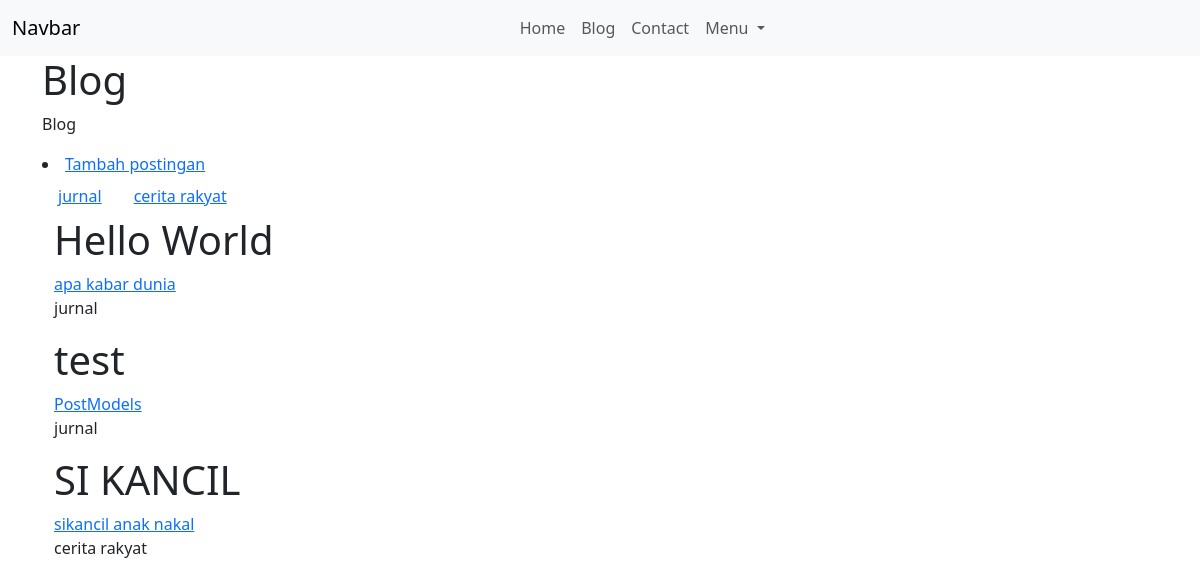
Screenshot of /blog/ with the database file from the repository.
### blog/models.py (models this page shows, shortened)
class PostModel(models.Model):
    judul = models.CharField(max_length=50)
    isi = models.TextField()
    category = models.CharField(max_length=100)
    publish = models.DateTimeField(auto_now_add=True)
    update = models.DateTimeField(auto_now=True)
    slug = models.SlugField(blank=True, editable=False)

### blog/views.py (the view)
def index(request):
    posts = PostModel.objects.all()
    categories = PostModel.objects.values('category').distinct()
    print(categories)
    context = {
        'page_title': 'Blog',
        'title': 'Blog',
        'heading': 'Blog Page',
        'post': posts,
        'categories': categories
    }
    return render(request, 'blog/index.html', context)

### blog/templates/blog/index.html
{% extends 'base.html' %}
{% block header %}
<h1>{{title}}</h1>
<p>{{title}}</p>
{% endblock header %}
{% block sections %}
<div class="container">
  <li>
    <a href="{% url 'blog:create' %}">Tambah postingan</a>
  </li>
  <ul class="nav">
    {% for listcategory in categories %}
    <li class="nav-link">
      <a href="{% url 'blog:category' categoryInput=listcategory.category %}">{{listcategory.category}}</a>
    </li>
    {% endfor %}
  </ul>
</div>
{% endblock sections %}
{% block content %}
<div class="container">
  {% for Post in post %}
  <h1>{{Post.judul}}</h1>
  <a href="{% url 'blog:detail' slugInput=Post.slug %}">{{Post.isi}}</a>
  <p>{{Post.category}}</p>
  {% endfor %}
</div>
{% endblock content %}

### rows the page displays
PostModel: judul "Hello World", isi "apa kabar dunia", category "jurnal"
PostModel: judul "test", isi "PostModels", category "jurnal"
PostModel: judul "SI KANCIL", isi "sikancil anak nakal", category "cerita rakyat"

### other values shown
{{ title }} "Blog"
{{ listcategory.category }} "jurnal" "cerita rakyat"
